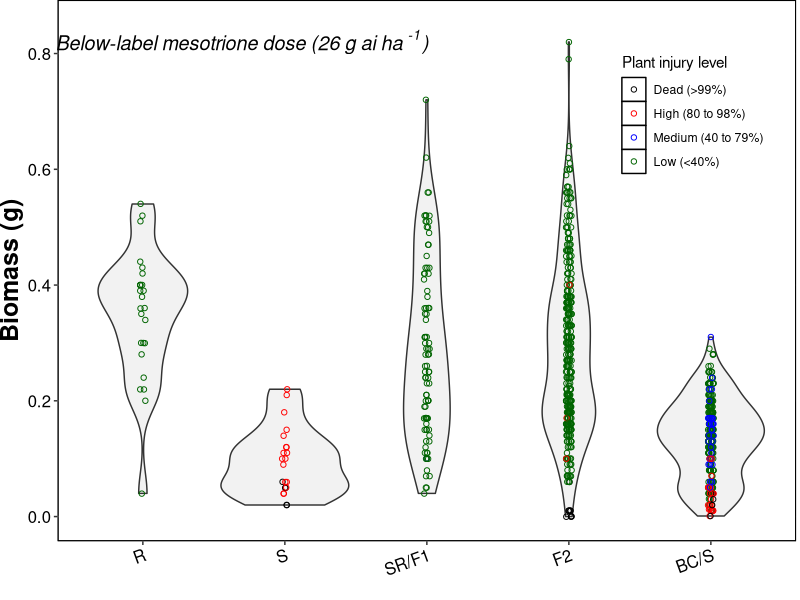

Here is the R script that generated this plot: (Note: this script raises an error after producing the figure.)
## ---- chunk 1
library(ggplot2)
library(gridExtra)
library(cowplot)
## ---- chunk 2
Data=read.csv("Dose26.csv")
str(Data)
head(Data)
## ---- chunk 3
Data$Pedigree <-factor(Data$Pedigree, levels=c("R", "S", "F1", "F2", "BC"), labels=c("R", "S", "SR/F1", "F2", "BC/S"))


Data$Survival<-factor(Data$Survival, levels=c("Died", "High", "Medium", "Low"), labels=c("Dead (>99%)", "High (80 to 98%)", "Medium (40 to 79%)", "Low (<40%)"))
## ---- chunk 4
p1<-ggplot(Data, aes(y=Biomass, x=Pedigree)) + 
geom_violin(fill="grey95") +
  scale_color_manual(values=c("black", "red", "blue", "darkgreen"), name="Plant injury level") +
geom_jitter(aes(color=Survival), shape=1, width = .02) + 
  labs(fill="", y="Biomass (g)", x="") +
  coord_cartesian(ylim = c(0, 0.85)) +
  theme(axis.text=element_text(size=12, color="black"),
        axis.title=element_text(size=18, face="bold"), 
        panel.background = element_rect(fill="white", color = "black"), 
        panel.grid.major = element_line(color = "white"), axis.text.x=element_text(angle=20,hjust=1),
  panel.grid.minor = element_blank(), panel.border=element_rect(fill=NA, color="black", size=0.7, linetype = "solid"), plot.margin = unit(c(0, 0.1, -0.2, 0), "cm"),
  legend.position=c(0.86,0.79))  +
  annotate("text", x = 1.7, y = 0.82, alpha=1, label =as.character(expression(italic(paste("Below-label mesotrione dose (26 g ai ha "^"-1",")")))), parse=T, size=5) + ggsave("Figure1.tiff", device = NULL, path = NULL,
  scale = 1, units="in", width=10, height=5, dpi=300)
## ---- chunk 5
Data=read.csv("Dose26.csv")
str(Data)
head(Data)
## ---- chunk 6
Data$Population <-factor(Data$Population, levels=c("R", "S", "F1-8", "F1-9", "F1-13", "F2-9", "F2-13", "BC-8", "BC-9", "BC-13"), labels=c("R", "S", "SR/F1-8", "SR/F1-9", "SR/F1-13", "F2-9", "F2-13", "BC-8/S", "BC-9/S", "BC-13/S"))


Data$Survival<-factor(Data$Survival, levels=c("Died", "High", "Medium", "Low"), labels=c("Dead (>99%)", "High (80 to 98%)", "Medium (40 to 79%)", "Low (<40%)"))
## ---- chunk 7
ggplot(Data, aes(y=Biomass, x=Population)) + 
geom_violin(fill="grey95") +
  scale_color_manual(values=c("black", "red", "blue", "darkgreen"), name="Plant injury level") +
geom_jitter(aes(color=Survival), shape=1, width = .02) + 
  labs(fill="", y="Biomass (g)", x="") +
  coord_cartesian(ylim = c(0, 0.85)) +
  theme(axis.text=element_text(size=12, color="black"), 
        axis.title=element_text(size=18, face="bold"), 
        panel.background = element_rect(fill="white", color =NA), 
        panel.grid.major = element_line(color = "white"), 
  panel.grid.minor = element_blank(), panel.border=element_rect(fill=NA, color="black", size=0.7, linetype = "solid"), plot.margin = unit(c(0, 0.1, -0.4, 0), "cm"), axis.text.x=element_text(angle=20,hjust=1),
  legend.position=c(0.86,0.79), legend.text = element_text(size = 12, colour = "black"), legend.title = element_text(size = 12, face="bold", colour = "black"), legend.key = element_rect(size=3, fill=NA),
legend.background = element_rect(fill =NA)) +
  annotate("text", x = 1.3, y = 0.82, alpha=1, label =as.character(expression(italic(paste("26 g ai ha "^"-1","")))), parse=T, size=5) + ggsave("Figure2.tiff", device = NULL, path = NULL,
  scale = 1, units="in", width=8, height=5, dpi=300)
